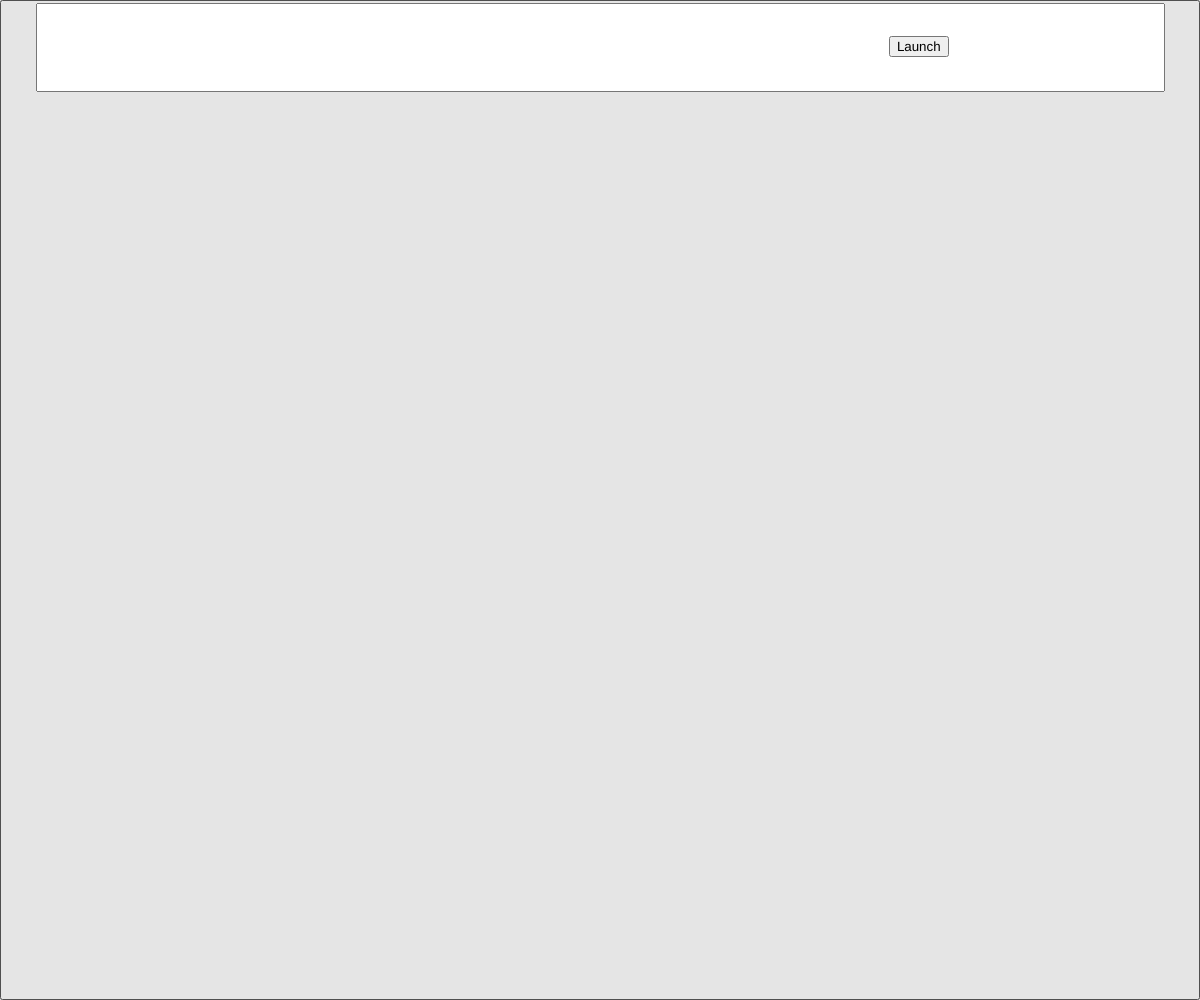
Frame 1 (no input)
Frame 60 (no input): identical to frame 1, image omitted
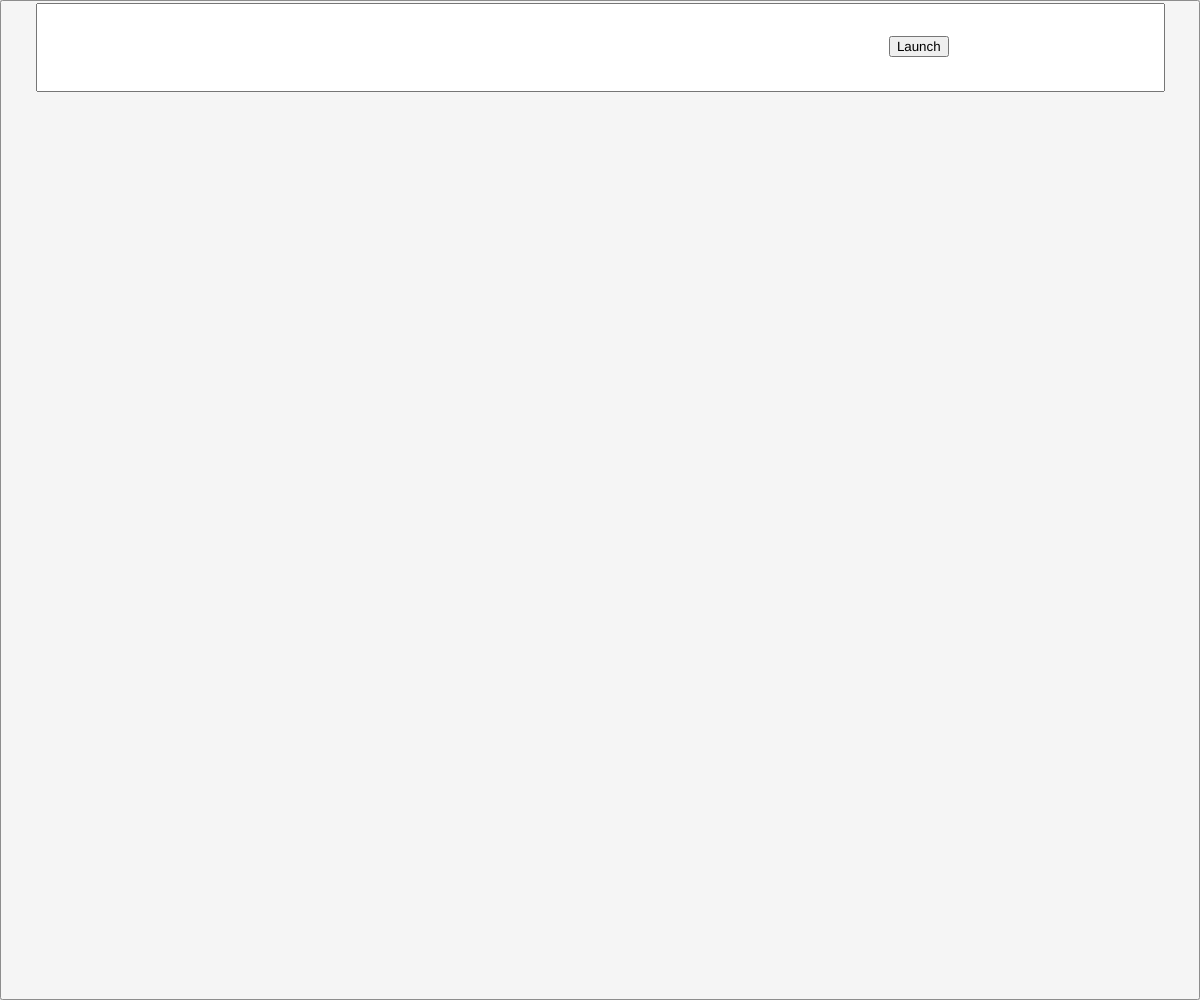
Frame 120 (the mouse pressed at the canvas centre since frame 60)

The p5.js sketch that drew these frames (run headless with seeded random() and noise() and a simulated clock; from frame 60 on, the mouse is pressed at the canvas centre):

// p5.js sketch
// ── sketch.js
var input,i1;
var button1;
var iframe


function setup() {
  createCanvas(windowWidth, windowHeight);
  
    button1=createButton("")
  button1.size(width,height)
  button1.position(-width/2777,-height/2777)
  button1.class("k")
  
  input = createInput("")
  input.class("o")
  input.position(width/33.50,height*0.003)
      input.size(width/1.07,height/12)
  
  button=createButton("Launch")
  button.class("buttn")
   button.position(width/1.35,height/27.50)
  
  
 
}

function draw() {
  background(220);
  button.mousePressed(
  ()=>{
     iframe=createElement("iframe").attribute("src","https://"+input.value())
  iframe.class("o4")
    iframe.position(width/44.35,height/7.22)
    iframe.size(width/1.07,height/1.24)
    
  }
  )
}
function windowResized(){
    resizeCanvas(windowWidth, windowHeight);

  button1.size(width,height)
  button1.position(-width/2777,-height/2777)


  input.position(width/33.50,height*0.003)
      input.size(width/1.07,height/12)

   button.position(width/1.35,height/27.50)
  
}
// ── style.css
html, body {
  margin: 0;
  padding: 0;
}
canvas {
  display: block;
}
.k{
  padding:20px;
  background-image:url("bc5551ac237a9ef4d8e9575662f2e106.gif");
  background-size:cover
}
.cw{
  background-image:url("https://assets.editor.p5js.org/5fe6cd350045980020080300/879daf36-9946-4589-8fd7-b5c94c3c67f1.png");
  background-repeat:no-repeat;
  background-size:cover;
  width:20px;
  height:20px;
   border: 2px solid White;
}
.buttn{
  height:70px;
  width:260px;
  background-color:orange;
  color:Purple;
    font-family:volkron;
    border-radius:222px;
  border: 4px solid White;
   font-size:24px;

}
.h{
  height:70px;
  width:260px;
  
  background-image:url("https://assets.editor.p5js.org/5fe6cd350045980020080300/59e3e4bd-3d72-46c5-a23f-9bf50eb3aafd.gif");
  color:Cyan;
    font-family:volkron;
    background-repeat: no-repeat;
    background-size: cover;
    border-radius:1px;

   font-size:54px;

}
.h2{
  height:70px;
  width:260px;
  
  background-image:url("https://shrianshgoel.github.io/stunning-octo-bassoon/giphy.gif");
  color:Purple;
    text-align: center;
    display: inline-block;
    text-decoration: none;
    font-family:volkron;
    background-repeat: no-repeat;
    background-size: cover;
    border-radius:22px;
color:orange;
   font-size:24px;

}
.buttn:hover {opacity: 0.7}
.buttn2{
  height:70px;
  width:260px;
  background-color:blue;
  color:White;
  text-align: center;
    display: inline-block;
    text-decoration: none;
    font-family:volkron;
    border-radius:222px;
  border: 4px solid Black;
   font-size:24px;

}
.buttn2:hover {opacity: 0.7}
.buttn3{
  height:50px;
  width:260px;
  background-color:blue;
  color:White;
  text-align: center;
    display: inline-block;
    text-decoration: none;
    font-family:volkron;
    border-radius:222px;
  border: 4px solid Black;
   font-size:24px;

}
.buttn3:hover {opacity: 0.7}
.o{
  padding:20px;

  border-radius:230px;

  color:white;
        background-color:black;
         border: 5px solid white;
     font-size:24px;
}
.o4{
  padding:20px;

  border-radius:30px;

  color:white;
        background-color:black;
         border: 3px solid white;
     font-size:24px;
}
.o2{
  padding:20px;
    height:250px;
  border-radius:20px;
      width:250px;
        background-color:transparent;
         border: 5px solid white;
}
